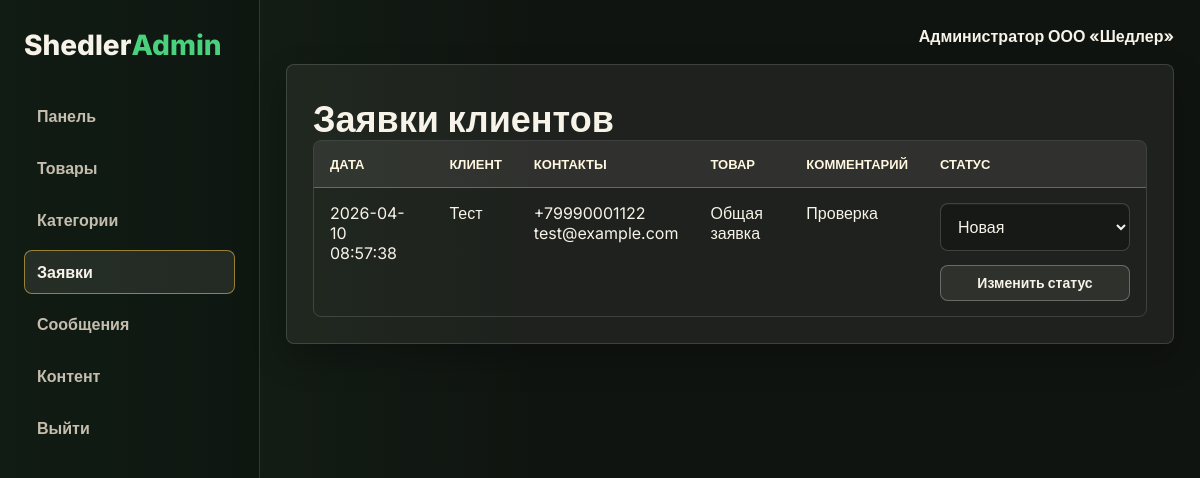
Page /admin/requests (signed in) on the committed database.
### tables this page shows
CREATE TABLE requests (
            id INTEGER PRIMARY KEY AUTOINCREMENT,
            product_id INTEGER,
            client_name TEXT NOT NULL,
            phone TEXT NOT NULL,
            email TEXT,
            message TEXT,
            status TEXT NOT NULL DEFAULT 'Новая',
            created_at TIMESTAMP DEFAULT CURRENT_TIMESTAMP,
            FOREIGN KEY (product_id) REFERENCES products(id)
        );

### app.py (the view)
@app.route("/admin/requests")
@admin_required
def admin_requests():
    requests_data = query_db(
        "SELECT r.*, p.name AS product_name FROM requests r LEFT JOIN products p ON p.id = r.product_id ORDER BY r.created_at DESC"
    )
    return render_template("admin/requests.html", requests_data=requests_data)

### app.py (called while the page is built)
def get_db() -> sqlite3.Connection:
    if "db" not in g:
        g.db = sqlite3.connect(DATABASE)
        g.db.row_factory = sqlite3.Row
    return g.db

def query_db(query: str, params: tuple = (), one: bool = False) -> Any:
    cur = get_db().execute(query, params)
    rows = cur.fetchall()
    cur.close()
    return (rows[0] if rows else None) if one else rows

def admin_required(view):
    @wraps(view)
    def wrapped_view(**kwargs):
        if not session.get("admin_id"):
            return redirect(url_for("admin_login"))
        return view(**kwargs)
    return wrapped_view

def get_favorites() -> List[int]:
    return session.get("favorites", [])

@app.context_processor
def inject_globals() -> Dict[str, Any]:
    categories = query_db("SELECT * FROM categories ORDER BY name")
    favorites = get_favorites()
    compare = session.get("compare", [])
    return {
        "nav_categories": categories,
        "favorite_ids": favorites,
        "favorite_count": len(favorites),
        "compare_ids": compare,
        "compare_count": len(compare),
        "format_price": format_price,
    }

### templates/admin/requests.html (shortened to what this page needs)
{% extends 'admin/layout.html' %}
{% block content %}
<section class="admin-section">
  <div class="admin-card">
    <h2>Заявки клиентов</h2>
    <div class="table-wrap">
      <table class="admin-table">
        <thead><tr><th>Дата</th><th>Клиент</th><th>Контакты</th><th>Товар</th><th>Комментарий</th><th>Статус</th></tr></thead>
        <tbody>
          {% for item in requests_data %}
          <tr>
            <td>{{ item.created_at }}</td>
            <td>{{ item.client_name }}</td>
            <td>{{ item.phone }}<br>{{ item.email }}</td>
            <td>{{ item.product_name or 'Общая заявка' }}</td>
            <td>{{ item.message }}</td>
            <td>
              <form class="status-form" method="post" action="{{ url_for('admin_request_status', request_id=item.id) }}">
                <select name="status">
                  {% for status in ['Новая', 'В работе', 'Завершена', 'Отменена'] %}
                    <option value="{{ status }}" {% if item.status == status %}selected{% endif %}>{{ status }}</option>
                  {% endfor %}
                </select>
                <button class="btn btn-secondary btn-sm" type="submit">Изменить статус</button>
              </form>
            </td>
          </tr>
          {% endfor %}
        </tbody>
      </table>
    </div>
  </div>
</section>
{% endblock %}

### static/css/styles.css (style rules this page uses)
:root { --bg: #101410; --bg-soft: #151a16; --panel: #1b211c; --panel-strong: #222a23; --surface: #f7f3e8; --surface-muted: #e6dfd0; --line: rgba(255, 255, 255, 0.14); --line-strong: rgba(255, 255, 255, 0.28); --text: #f7f3e8; --muted: #c5bdad; --ink: #17120b; --brand: #49d17d; --brand-strong: #23b766; --brand-deep: #0f8f55; --accent: #f7c948; --accent-strong: #f0a91e; --danger: #ef4444; --danger-strong: #dc2626; --info: #38bdf8; --warning: #f59e0b; --success: #22c55e; --radius: 8px; --glass: rgba(255, 255, 255, 0.08); --glass-strong: rgba(255, 255, 255, 0.12); --shadow: 0 24px 60px rgba(0, 0, 0, 0.34); --shadow-soft: 0 14px 34px rgba(0, 0, 0, 0.24); }
* { box-sizing: border-box; }
html { scroll-behavior: smooth; }
body { margin: 0; font-family: "Inter", Arial, sans-serif; background: radial-gradient(circle at top left, rgba(73, 209, 125, 0.18), transparent 34rem), radial-gradient(circle at 92% 12%, rgba(35, 183, 102, 0.12), transparent 28rem), linear-gradient(180deg, #101410 0%, #151a16 52%, #101410 100%); color: var(--text); }
button, input, textarea, select { font: inherit; }
button { border: 0; }
.section-head h2, .content-card h2, .form-card h2, .admin-card h2 { margin: 8px 0 0; font-size: clamp(26px, 3vw, 36px); line-height: 1.15; }
.btn, .primary-btn, .ghost-btn, .danger-btn { min-height: 44px; display: inline-flex; align-items: center; justify-content: center; gap: 8px; border-radius: var(--radius); border: 1px solid transparent; padding: 11px 16px; color: var(--text); text-decoration: none; font-weight: 800; line-height: 1.15; cursor: pointer; user-select: none; transition: transform 0.16s ease, box-shadow 0.16s ease, background 0.16s ease, border-color 0.16s ease, color 0.16s ease; }
.btn-secondary, .ghost-btn { background: rgba(247, 243, 232, 0.08); border-color: var(--line-strong); color: var(--text); }
.btn-sm { min-height: 36px; padding: 8px 12px; font-size: 14px; }
.hero-card, .content-card, .form-card, .sidebar-card, .feature-box, .product-card, .admin-card, .stat-card, .solution-card, .benefit-card, .cta-banner, .cta-card, .request-note { background: rgba(247, 243, 232, 0.06); border: 1px solid var(--line); border-radius: var(--radius); box-shadow: var(--shadow-soft); }
.feature-box, .content-card, .sidebar-card, .admin-card { padding: 26px; }
.form-card, .filter-form, .admin-card:is(form), .admin-card form, .status-form { display: grid; gap: 14px; }
input:not([type="checkbox"]):not([type="hidden"]), textarea, select { width: 100%; min-height: 48px; border: 1px solid rgba(255, 255, 255, 0.18); border-radius: var(--radius); background: rgba(0, 0, 0, 0.24); color: var(--text); padding: 12px 13px; box-shadow: inset 0 1px 0 rgba(255, 255, 255, 0.04); transition: border-color 0.16s ease, background 0.16s ease, box-shadow 0.16s ease; }
select { color-scheme: dark; }
.status-form { min-width: 190px; }
.compare-table-wrap, .table-wrap { width: 100%; overflow-x: auto; border: 1px solid var(--line); border-radius: var(--radius); }
.compare-table, .admin-table { width: 100%; min-width: 720px; border-collapse: collapse; }
.compare-table th, .compare-table td, .admin-table th, .admin-table td { padding: 15px 16px; border-bottom: 1px solid var(--line); text-align: left; vertical-align: top; }
.compare-table th, .admin-table th { background: rgba(247, 243, 232, 0.08); color: #fff7df; font-size: 13px; font-weight: 850; text-transform: uppercase; }
.compare-table tbody tr:last-child td, .admin-table tbody tr:last-child td { border-bottom: 0; }
.admin-body { background: linear-gradient(90deg, rgba(73, 209, 125, 0.08), transparent 34rem), #101410; }
.admin-section { display: grid; gap: 18px; margin-bottom: 18px; }

### rows in the picture
requests: created_at "2026-04-10 08:57:38", client_name "Тест", phone "+79990001122", email "test@example.com", product_name "Общая заявка", message "Проверка", status "Новая"

### other values in the picture
{{ session.get('admin_name', 'Администратор') }} "Администратор ООО «Шедлер»"
